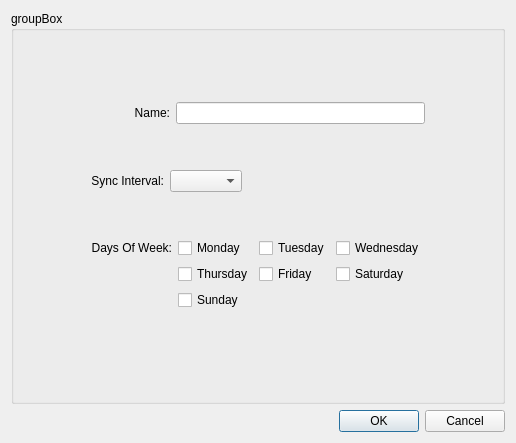
<?xml version="1.0" encoding="UTF-8"?>
<ui version="4.0">
 <class>OCC::PolirySimgleEditor</class>
 <widget class="QDialog" name="OCC::PolirySimgleEditor">
  <property name="geometry">
   <rect>
    <x>0</x>
    <y>0</y>
    <width>516</width>
    <height>443</height>
   </rect>
  </property>
  <property name="windowTitle">
   <string>Dialog</string>
  </property>
  <layout class="QGridLayout" name="gridLayout">
   <item row="2" column="0">
    <widget class="QDialogButtonBox" name="buttonBox">
     <property name="orientation">
      <enum>Qt::Horizontal</enum>
     </property>
     <property name="standardButtons">
      <set>QDialogButtonBox::Cancel|QDialogButtonBox::Ok</set>
     </property>
    </widget>
   </item>
   <item row="0" column="0">
    <widget class="QGroupBox" name="groupBox">
     <property name="title">
      <string>groupBox</string>
     </property>
     <layout class="QGridLayout" name="gridLayout_4">
      <item row="0" column="1">
       <spacer name="verticalSpacer">
        <property name="orientation">
         <enum>Qt::Vertical</enum>
        </property>
        <property name="sizeHint" stdset="0">
         <size>
          <width>20</width>
          <height>29</height>
         </size>
        </property>
       </spacer>
      </item>
      <item row="1" column="0">
       <spacer name="horizontalSpacer_2">
        <property name="orientation">
         <enum>Qt::Horizontal</enum>
        </property>
        <property name="sizeHint" stdset="0">
         <size>
          <width>89</width>
          <height>20</height>
         </size>
        </property>
       </spacer>
      </item>
      <item row="1" column="1">
       <layout class="QGridLayout" name="gridLayout_3">
        <item row="0" column="0">
         <layout class="QHBoxLayout" name="horizontalLayout_2">
          <item>
           <widget class="QLabel" name="nameLabel">
            <property name="sizePolicy">
             <sizepolicy hsizetype="Preferred" vsizetype="Preferred">
              <horstretch>0</horstretch>
              <verstretch>0</verstretch>
             </sizepolicy>
            </property>
            <property name="text">
             <string>             Name:</string>
            </property>
            <property name="alignment">
             <set>Qt::AlignRight|Qt::AlignTrailing|Qt::AlignVCenter</set>
            </property>
           </widget>
          </item>
          <item>
           <widget class="QLineEdit" name="nameLineEdit"/>
          </item>
         </layout>
        </item>
        <item row="1" column="0">
         <spacer name="verticalSpacer_4">
          <property name="orientation">
           <enum>Qt::Vertical</enum>
          </property>
          <property name="sizeHint" stdset="0">
           <size>
            <width>20</width>
            <height>40</height>
           </size>
          </property>
         </spacer>
        </item>
        <item row="2" column="0">
         <layout class="QHBoxLayout" name="horizontalLayout">
          <item>
           <widget class="QLabel" name="intervalLabel">
            <property name="sizePolicy">
             <sizepolicy hsizetype="Fixed" vsizetype="Preferred">
              <horstretch>0</horstretch>
              <verstretch>0</verstretch>
             </sizepolicy>
            </property>
            <property name="text">
             <string>Sync Interval:</string>
            </property>
            <property name="alignment">
             <set>Qt::AlignRight|Qt::AlignTrailing|Qt::AlignVCenter</set>
            </property>
           </widget>
          </item>
          <item>
           <widget class="QComboBox" name="intervalComboBox">
            <property name="sizePolicy">
             <sizepolicy hsizetype="Preferred" vsizetype="Preferred">
              <horstretch>0</horstretch>
              <verstretch>0</verstretch>
             </sizepolicy>
            </property>
           </widget>
          </item>
          <item>
           <spacer name="horizontalSpacer">
            <property name="orientation">
             <enum>Qt::Horizontal</enum>
            </property>
            <property name="sizeHint" stdset="0">
             <size>
              <width>118</width>
              <height>20</height>
             </size>
            </property>
           </spacer>
          </item>
         </layout>
        </item>
        <item row="3" column="0">
         <spacer name="verticalSpacer_3">
          <property name="orientation">
           <enum>Qt::Vertical</enum>
          </property>
          <property name="sizeHint" stdset="0">
           <size>
            <width>20</width>
            <height>40</height>
           </size>
          </property>
         </spacer>
        </item>
        <item row="4" column="0">
         <layout class="QGridLayout" name="gridLayout_2">
          <item row="0" column="0">
           <widget class="QLabel" name="daysLabel">
            <property name="text">
             <string>Days Of Week:</string>
            </property>
            <property name="alignment">
             <set>Qt::AlignRight|Qt::AlignTrailing|Qt::AlignVCenter</set>
            </property>
           </widget>
          </item>
          <item row="0" column="1">
           <widget class="QCheckBox" name="mondayCheckBox">
            <property name="text">
             <string>Monday</string>
            </property>
           </widget>
          </item>
          <item row="0" column="2">
           <widget class="QCheckBox" name="tuesdayCheckBox">
            <property name="text">
             <string>Tuesday</string>
            </property>
           </widget>
          </item>
          <item row="0" column="3">
           <widget class="QCheckBox" name="wednesdayCheckBox">
            <property name="text">
             <string>Wednesday</string>
            </property>
           </widget>
          </item>
          <item row="1" column="1">
           <widget class="QCheckBox" name="thursdayCheckBox">
            <property name="text">
             <string>Thursday</string>
            </property>
           </widget>
          </item>
          <item row="1" column="2">
           <widget class="QCheckBox" name="fridayCheckBox">
            <property name="text">
             <string>Friday</string>
            </property>
           </widget>
          </item>
          <item row="1" column="3">
           <widget class="QCheckBox" name="saturdayCheckBox">
            <property name="text">
             <string>Saturday</string>
            </property>
           </widget>
          </item>
          <item row="2" column="1">
           <widget class="QCheckBox" name="sundayCheckBox">
            <property name="text">
             <string>Sunday</string>
            </property>
           </widget>
          </item>
         </layout>
        </item>
       </layout>
      </item>
      <item row="1" column="2">
       <spacer name="horizontalSpacer_3">
        <property name="orientation">
         <enum>Qt::Horizontal</enum>
        </property>
        <property name="sizeHint" stdset="0">
         <size>
          <width>89</width>
          <height>20</height>
         </size>
        </property>
       </spacer>
      </item>
      <item row="2" column="1">
       <spacer name="verticalSpacer_2">
        <property name="orientation">
         <enum>Qt::Vertical</enum>
        </property>
        <property name="sizeHint" stdset="0">
         <size>
          <width>20</width>
          <height>29</height>
         </size>
        </property>
       </spacer>
      </item>
      <item row="3" column="0" colspan="3">
       <widget class="QLabel" name="errorLabel">
        <property name="text">
         <string/>
        </property>
        <property name="alignment">
         <set>Qt::AlignCenter</set>
        </property>
       </widget>
      </item>
     </layout>
    </widget>
   </item>
  </layout>
 </widget>
 <resources/>
 <connections>
  <connection>
   <sender>buttonBox</sender>
   <signal>accepted()</signal>
   <receiver>OCC::PolirySimgleEditor</receiver>
   <slot>accept()</slot>
   <hints>
    <hint type="sourcelabel">
     <x>248</x>
     <y>254</y>
    </hint>
    <hint type="destinationlabel">
     <x>157</x>
     <y>274</y>
    </hint>
   </hints>
  </connection>
  <connection>
   <sender>buttonBox</sender>
   <signal>rejected()</signal>
   <receiver>OCC::PolirySimgleEditor</receiver>
   <slot>reject()</slot>
   <hints>
    <hint type="sourcelabel">
     <x>316</x>
     <y>260</y>
    </hint>
    <hint type="destinationlabel">
     <x>286</x>
     <y>274</y>
    </hint>
   </hints>
  </connection>
 </connections>
</ui>
